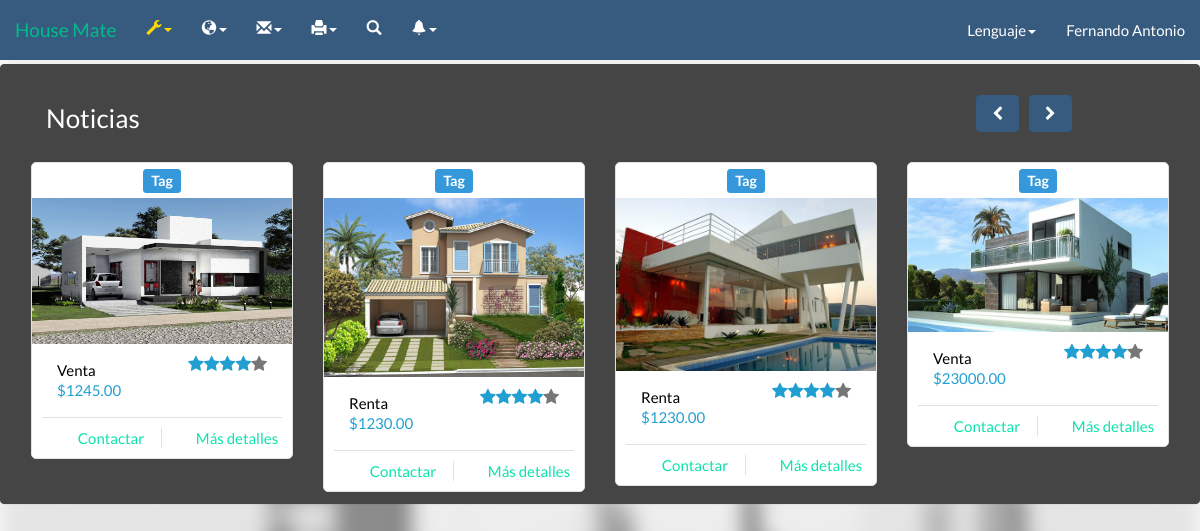
Page /HouseMate2_2/adminhomepage.php (signed in) on the committed database.
### tables this page shows
CREATE TABLE IF NOT EXISTS `inmueble` (
  `IdInmueble` varchar(5) NOT NULL,
  `Dueno` varchar(5) DEFAULT NULL,
  `Direccion` varchar(140) NOT NULL,
  `Descripcion` varchar(140) NOT NULL,
  `VentaRenta` int(1) NOT NULL,
  `Tipopropiedad` int(1) NOT NULL,
  `Precio` varchar(20) NOT NULL,
  `Imagen` varchar(100) NOT NULL,
  `DescDire` text,
  `estado` varchar(1) NOT NULL,
  `areadeterreno` varchar(15) NOT NULL,
  `areadeconstruc` varchar(15) NOT NULL,
  `aprovado` varchar(1) NOT NULL,
  `age` varchar(2) NOT NULL,
  `valuo1` varchar(15) NOT NULL,
  `valuo2` varchar(15) NOT NULL,
  `total` varchar(20) NOT NULL,
  `remaining` varchar(2) NOT NULL,
  PRIMARY KEY (`IdInmueble`),
  KEY `Dueno` (`Dueno`)
);

CREATE TABLE IF NOT EXISTS `tbusuario` (
  `idUsuario` varchar(5) NOT NULL DEFAULT '',
  `nombre` varchar(20) DEFAULT NULL,
  `apellido` varchar(20) DEFAULT NULL,
  `fechanac` date NOT NULL,
  `correo` varchar(50) DEFAULT NULL,
  `usuario` varchar(20) DEFAULT NULL,
  `contra` varchar(20) DEFAULT NULL,
  `tipo` int(1) DEFAULT NULL,
  `image` varchar(50) DEFAULT NULL,
  PRIMARY KEY (`idUsuario`),
  UNIQUE KEY `usuario` (`usuario`),
  UNIQUE KEY `usuario_2` (`usuario`),
  UNIQUE KEY `correo` (`correo`)
);

### HouseMate2_2/Call/Lenguaje/Idiomas/langes.php (called while the page is built, shortened)
<?php
$lang = array();
$lang['denor'] = "Resultado :";
$lang['Constr'] ="Construcción";
$lang['lot'] = "Lote";
$lang['lotvalue'] = "Valor de lote";
$lang['builvalue'] = "Valor construcción";
$lang['VU'] = "Valor unitario";
$lang['FE'] = "Estado de conservación";
$lang['FD'] = "Factor depreciación";
$lang['VNR'] = "Valor neto";
$lang['VNR'] = "Valor neto nuevo";
$lang['FFU'] = "Factor funcionalidad";
$lang['VUR'] = "Vida útil remanente";
$lang['ValuoR'] = "Valuar inmueble";
$lang['Valuo'] = "Valuar";
$lang['agev'] = "Vida útil";
$lang['ages'] = "Age";
$lang['age'] = "Edad de construcción";
$lang['NoTa'] = "Tags normales";
$lang['NoTa2'] = "Tags extras";
$lang['are'] = "Área";
$lang['area1'] = "Área de terreno";
$lang['area2'] = "Área construcción";
$lang['esta1'] = "Nuevo";
$lang['esta2'] = "Bueno";
$lang['esta3'] = "Medio";
$lang['esta4'] = "Regular";
$lang['esta5'] = "Reparaciones sencillas";
$lang['esta6'] = "Reparaciones medias";
$lang['esta7'] = "Reparaciones importantes";
$lang['esta8'] = "Reparaciones cruciales";
$lang['esta9'] = "En desecho";
$lang['esta10'] = "Inrreversible";
$lang['ME'] = "Modifciar empresa";
$lang['Titulo'] = "Título";
$lang['TY'] = "No puedes repetir un título";
$lang['Request'] = "Solicitar";
$lang['Start'] = "Inicio";
$lang['Anuncios'] = "Anuncio";
$lang['UpgradeM'] = "Mejorar";
$lang['accept'] = "Aceptar";
$lang['No'] = "Rechazar";
$lang['mensaje'] = "Mensaje";
$lang['YTE'] = "Ya tiene una empresa";
$lang['TE'] = "Tiene una empresa";
$lang['Need'] = "No tengo cuenta";
$lang['Page_title'] = 'House Mate';
$lang['Cuenta'] = 'Registrarse';
$lang['Acerca'] = 'Acerca de';
$lang['Config'] = 'Configuración';
$lang['Informacion'] = 'Información';
$lang['Solicitud'] = "Solicitud";
$lang['Status'] = "Estado";
$lang['aprovado'] = "Aprovado";
$lang['naprovado'] = "No aprovado";
$lang['compose'] = "Enviar";
$lang['nocuentaop'] = "Para poder acceder a estas funciones debes mejorar tu cuenta";
$lang['Aqui'] = "Aqui!!";
$lang['new-empresa'] = " esta interesado en ti";
$lang['res-empresa'] = "Solicitudes de empresas";
?>

### HouseMate2_2/Call/housein.php (the view, shortened to what this page needs)
<?php
$quero = "SELECT * FROM inmueble ORDER BY IdInmueble DESC LIMIT 8";
$cs = mysql_query($quero);
$count = 0;
while($row=mysql_fetch_array($cs))
{
	switch($count)
	{
		case 0:
			echo "<div class='item active'><div class='row'>";
		break;
	}
	$var = "";
switch($row['VentaRenta'])
{
	case 1:
	$var = $lang['Renta'];
	break;
	case 2:
	$var = $lang['Venta'];
	break;
}
echo "<div class='col-sm-3'>
		<div class='col-item'>
			<h4 class='text-center'><span class='label label-info'>Tag</span></h4>
				<div class='photo'>
					<img src='".$row['Imagen']."' class='limitante img-responsive' alt='a' />
				</div>
				<div class='info'>
					<div class='row'>
						<div class='price col-md-6'>
							<h5>
								$var</h5>
							<h5 class='price-text-color'>
								$".$row['Precio'].".00</h5>
						</div>
						<div class='rating hidden-sm col-md-6'>
							<i class='price-text-color fa fa-star'></i><i class='price-text-color fa fa-star'>
							</i><i class='price-text-color fa fa-star'></i><i class='price-text-color fa fa-star'>
							</i><i class='fa fa-star'></i>
						</div>
					</div>
					<div class='separator clear-left'>
						<p class='btn-add'>"
						;
						$dueno = "SELECT * FROM tbusuario WHERE idUsuario ='".$row['Dueno']."'";
						$dueno_con = mysql_query($dueno);
						while($row2 = mysql_fetch_array($dueno_con)){
						echo "<i class='fa fa-shopping-cart'></i><a href='perfil.php?usuario=".$row2['usuario']."' class='hidden-sm'>".$lang['Ca1']."</a></p>";
						}
						echo"
						<p class='btn-details'>
							<i class='fa fa-list'></i><a href='inmueble.php?IdInmueble=".$row['IdInmueble']."&tip=".$_SESSION['tip']."' class='hidden-sm'>".$lang['Ca2']."</a></p>
					</div>
					<div class='clearfix'>
					</div>
				</div>
			</div>
		</div>";
		$count++;
}
?>

### HouseMate2_2/adminhomepage.php (shortened to what this page needs)
<?php
    echo("
    <link href='css/bootstrap.min.css' rel='stylesheet'/>
<meta charset=utf-8 />
    ");
if(isset($_SESSION['tip'])){
		switch($_SESSION['tip'])
		{
			case 1:
			include("Header/barranav2.php");
			break;
		}
	}
?>
<head>
   <link href='css/bootstrap.min.css' rel='stylesheet'/>
	<link href='css/appeal.css' rel='stylesheet'/>
	<link href='css/intro.css' rel='stylesheet'/>
	<link href="css/bootstrap-table.css" rel="stylesheet">
</head>
<body id="intro">
<div class="panel panel-default">
    <div class="panel-heading">
        <div class="panel-body">
                <div class="row">
				<div class="col-md-8">
				 <ol class="breadcrumb bread-primary breadnomargin">
				<li><a><h3><?php echo $lang['noticias'] ?><h3></a></li>
				</ol>
                   </div>
                    <div class="col-md-3">
                        <div class="controls pull-right hidden-xs">
                            <a class="left fa fa-chevron-left btn btn-primary" href="#carousel-example"
                                data-slide="prev"></a><a class="right fa fa-chevron-right btn btn-primary" href="#carousel-example"
                                    data-slide="next"></a>
                        </div>
                    </div>
                </div>
                <div id="carousel-example" class="carousel slide hidden-xs" data-ride="carousel">
                    <div class="carousel-inner">
                    <?php
                    include ('Call/housein.php');
                    ?>
                    </div>
                </div>
        </div>
    </div>
</div>
</div>
</body>

### HouseMate2_2/Header/barranav2.php (shortened to what this page needs)
<link href='css/intro.css' rel='stylesheet'/>
<form method="post"  >
<nav class="navbar navbar-default navbar-fixed-top">
  <div class="container-fluid">
    <div class="navbar-header">
      <a class="navbar-brand" href="adminHomepage.php">House Mate</a>
    </div>
    <?php
require ("Call/Lenguaje/lenguaje.php");
          ?>
    <div class="collapse navbar-collapse" id="bs-example-navbar-collapse-1">
      <ul class="nav navbar-nav">
        <li class="dropdown">
          <a href="#" class="dropdown-toggle" data-toggle="dropdown" role="button" aria-expanded="false"><span class="glyphicon glyphicon-wrench mantenimien" aria-hidden="true"></span><span class="caret mantenimien"></span></a>
        </li>
        <li class="dropdown">
        <a href="#" class="dropdown-toggle" data-toggle="dropdown" role="button" aria-expanded="false"><span class="glyphicon glyphicon-globe" aria-hidden="true"></span><span class="caret"></span></a>
        </li>
        <li class="dropdown">
            <a href="#" class="dropdown-toggle" data-toggle="dropdown" role="button" aria-expanded="false"><span class="glyphicon glyphicon-envelope" aria-hidden="true"></span><span class="caret"></span></a>
        </li>
        <li class="dropdown">
            <a href="#" class="dropdown-toggle" data-toggle="dropdown" role="button" aria-expanded="false"><span class="glyphicon glyphicon-print" aria-hidden="true"></span><span class="caret"></span></a>
        </li>
        <li><a href="quick.php"><span class="glyphicon glyphicon-search" aria-hidden="true"></span></a></li>
        <li class="dropdown">
        <a href="#" class="dropdown-toggle" data-toggle="dropdown" role="button" aria-expanded="false"><span class="glyphicon glyphicon-bell" aria-hidden="true"></span><span class="caret"></span></a>
        </li>
      </ul>
      <ul class="nav navbar-nav navbar-right">
          <li class="dropdown">
            <a href="#" class="dropdown-toggle" data-toggle="dropdown" role="button" aria-expanded="false"><?php echo($lang['Idioma']);?><span class="caret"></span></a>
        </li>
          <li class="dropdown">
                <a href="#" class="dropdown-toggle" data-toggle="dropdown" role="button" aria-expanded="false"><?php include ('namae.php') ?> </a>
          </li>
      </ul>
    </div>
  </div>
</nav>
 </form>

### HouseMate2_2/namae.php
<?php
echo $_SESSION['user'];
?>

### HouseMate2_2/css/intro.css (style rules this page uses)
.mantenimien { color: gold; }
#intro { font-family: "Lato","Helvetica Neue",Helvetica,Arial,sans-serif; font-size: 15px; line-height: 1.42857143; height: 100%; }
#intro:before { position:fixed; z-index: -1; background: url(http://www.permanenttrust.co.za/wp-content/uploads/2014/08/property-news-img3.jpg) no-repeat; background-size: cover; }

### HouseMate2_2/css/appeal.css (style rules this page uses)
.col-item { border: 1px solid #E1E1E1; border-radius: 5px; background: #FFF; }
.col-item .photo img { margin: 0 auto; width: 100%; }
.col-item .info { padding: 10px; border-radius: 0 0 5px 5px; margin-top: 1px; }
.col-item .price { float: left; margin-top: 5px; }
.col-item .price h5 { line-height: 20px; margin: 0; }
.col-item .price h5:first-child { color:black; }
.price-text-color { color: #219FD1; }
.col-item .info .rating { color: #777; }
.col-item .rating { float: left; font-size: 17px; text-align: right; line-height: 52px; margin-bottom: 10px; height: 52px; }
.col-item .separator { border-top: 1px solid #E1E1E1; }
.clear-left { clear: left; }
.col-item .separator p { line-height: 20px; margin-bottom: 0; margin-top: 10px; text-align: center; }
.col-item .separator p i { margin-right: 5px; }
.col-item .btn-add { width: 50%; float: left; }
.col-item .btn-add { border-right: 1px solid #E1E1E1; }
.col-item .btn-details { width: 50%; float: left; padding-left: 10px; }
.controls { margin-top: 20px; }
[data-slide="prev"] { margin-right: 10px; }

### rows in the picture
inmueble: Imagen (picture), var "Venta", Precio "1245"
inmueble: Imagen (picture), var "Renta", Precio "1230"
inmueble: Imagen (picture), var "Renta", Precio "1230"
inmueble: Imagen (picture), var "Venta", Precio "23000"

### other values in the picture
$lang['Idioma'] "Lenguaje"
$_SESSION['user'] "Fernando Antonio"
$lang['noticias'] "Noticias"
